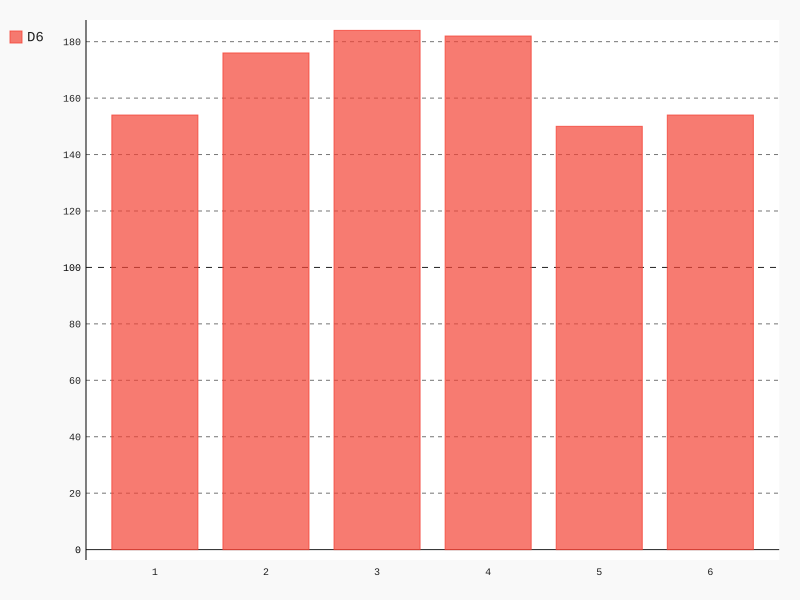

The script that drew this image:
#!/usr/bin/env python3
# -*-coding: utf8-*-
from die import Die
import pygal

die = Die()

results = []
for roll_num in range(1000):
    result = die.roll()
    results.append(result)

frequencies = []
for value in range(1, die.num_sides+1):
    frequency = results.count(value)
    frequencies.append(frequency)

hist = pygal.Bar()
hist._title = "Results of rolling one D6 1000 times"
hist.x_labels = ['1', '2', '3', '4', '5', '6']
hist._x_title = "Results"
hist._y_title = "Frequency of results"

hist.add('D6', frequencies)
hist.render_to_file('die_visual.svg')
